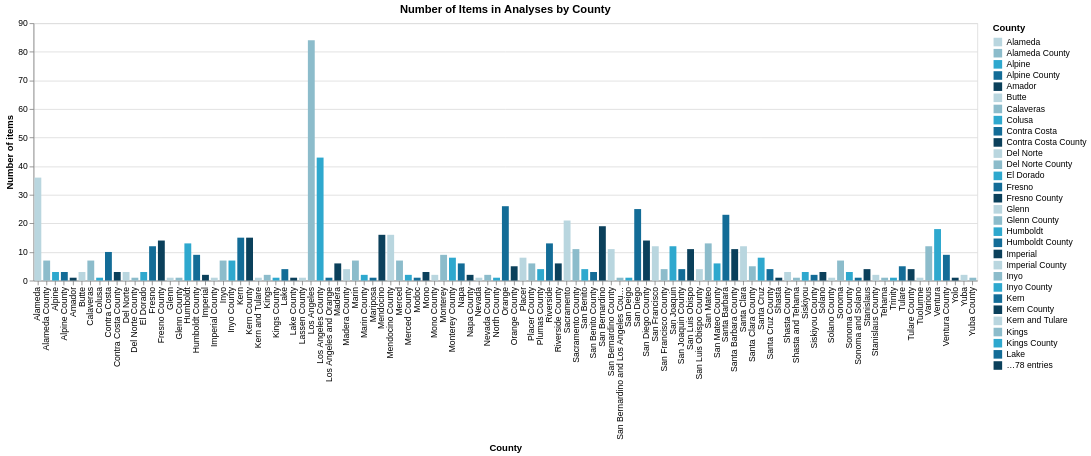

The notebook cell this image was saved under:
### Code cell
chart = ((alt.Chart((full.county.value_counts().reset_index()))
            .mark_bar(size=8)
            .encode(
                x=alt.X("index", title="County"),
                 y=alt.Y('county', title="Number of items"),
                color=alt.Color("index", title="County", scale=alt.Scale(range = cp.CALITP_SEQUENTIAL_COLORS)
                ))
          .properties(title="Number of Items in Analyses by County",
        width=1100,
        height=300)))
chart

### Figure 1 — Vega-Lite specification as saved in the notebook (floating-point values rounded to 4 significant figures)
{"config": {"view": {"continuousWidth": 300, "continuousHeight": 300}}, "data": {"name": "data-81d1d7af6d6f02579fdde816d1c6bd9e"}, "mark": {"type": "bar", "size": 8}, "encoding": {"color": {"field": "index", "scale": {"range": ["#B9D6DF", "#8CBCCB", "#2EA8CE", "#136C97", "#0B405B"]}, "title": "County", "type": "nominal"}, "x": {"field": "index", "title": "County", "type": "nominal"}, "y": {"field": "county", "title": "Number of items", "type": "quantitative"}}, "height": 300, "title": "Number of Items in Analyses by County", "width": 1100, "$schema": "https://vega.github.io/schema/vega-lite/v5.20.1.json", "datasets": {"data-81d1d7af6d6f02579fdde816d1c6bd9e": [{"index": "Los Angeles", "county": 84}, {"index": "Los Angeles County", "county": 43}, {"index": "Alameda", "county": 36}, {"index": "Orange", "county": 26}, {"index": "San Diego", "county": 25}, {"index": "Santa Barbara", "county": 23}, {"index": "Sacramento", "county": 21}, {"index": "San Bernardino", "county": 19}, {"index": "Ventura", "county": 18}, {"index": "Mendocino County", "county": 16}, {"index": "Mendocino", "county": 16}, {"index": "Kern County", "county": 15}, {"index": "Kern", "county": 15}, {"index": "San Diego County", "county": 14}, {"index": "Fresno County", "county": 14}, {"index": "San Mateo", "county": 13}, {"index": "Riverside", "county": 13}, {"index": "Humboldt", "county": 13}, {"index": "Santa Clara", "county": 12}, {"index": "San Francisco", "county": 12}, {"index": "San Joaquin", "county": 12}, {"index": "Various", "county": 12}, {"index": "Fresno", "county": 12}, {"index": "San Bernardino County", "county": 11}, {"index": "Sacramento County", "county": 11}, {"index": "Santa Barbara County", "county": 11}, {"index": "San Luis Obispo", "county": 11}, {"index": "Contra Costa", "county": 10}, {"index": "Ventura County", "county": 9}, {"index": "Monterey", "county": 9}, {"index": "Humboldt County", "county": 9}, {"index": "Santa Cruz", "county": 8}, {"index": "Monterey County", "county": 8}, {"index": "Placer", "county": 8}, {"index": "Merced", "county": 7}, {"index": "Inyo County", "county": 7}, {"index": "Calaveras", "county": 7}, {"index": "Alameda County", "county": 7}, {"index": "Inyo", "county": 7}, {"index": "Marin", "county": 7}, {"index": "Sonoma", "county": 7}, {"index": "San Mateo County", "county": 6}, {"index": "Riverside County", "county": 6}, {"index": "Napa", "county": 6}, {"index": "Madera", "county": 6}, {"index": "Placer County", "county": 6}, {"index": "Tulare", "county": 5}, {"index": "Orange County", "county": 5}, {"index": "Santa Clara County", "county": 5}, {"index": "San Luis Obispo County", "county": 4}, {"index": "Santa Cruz County", "county": 4}, {"index": "Madera County", "county": 4}, {"index": "San Francisco County", "county": 4}, {"index": "Plumas County", "county": 4}, {"index": "Lake", "county": 4}, {"index": "Tulare County", "county": 4}, {"index": "Stanislaus", "county": 4}, {"index": "San Benito", "county": 4}, {"index": "San Joaquin County", "county": 4}, {"index": "Shasta County", "county": 3}, {"index": "Del Norte", "county": 3}, {"index": "San Benito County", "county": 3}, {"index": "Solano", "county": 3}, {"index": "Alpine County", "county": 3}, {"index": "Mono", "county": 3}, {"index": "Sonoma County", "county": 3}, {"index": "Contra Costa County", "county": 3}, {"index": "Butte", "county": 3}, {"index": "Alpine", "county": 3}, {"index": "El Dorado", "county": 3}, {"index": "Siskiyou", "county": 3}, {"index": "Mono County", "county": 2}, {"index": "Siskiyou County", "county": 2}, {"index": "Stanislaus County", "county": 2}, {"index": "Marin County", "county": 2}, {"index": "Napa County", "county": 2}, {"index": "Yuba", "county": 2}, {"index": "Kings", "county": 2}, {"index": "Nevada County", "county": 2}, {"index": "Imperial", "county": 2}, {"index": "Merced County", "county": 2}, {"index": "Los Angeles and Orange", "county": 1}, {"index": "Tehama", "county": 1}, {"index": "San Bernardino and Los Angeles Counties", "county": 1}, {"index": "Lake County", "county": 1}, {"index": "Amador", "county": 1}, {"index": "Tuolumne", "county": 1}, {"index": "Kings County", "county": 1}, {"index": "Mariposa", "county": 1}, {"index": "Shasta", "county": 1}, {"index": "Yolo", "county": 1}, {"index": "Trinity", "county": 1}, {"index": "Glenn", "county": 1}, {"index": "Solano County", "county": 1}, {"index": "Glenn County", "county": 1}, {"index": "Shasta and Tehama", "county": 1}, {"index": "Nevada", "county": 1}, {"index": "Colusa", "county": 1}, {"index": "San Deigo", "county": 1}, {"index": "Imperial County", "county": 1}, {"index": "Modoc", "county": 1}, {"index": "Sonoma and Solano", "county": 1}, {"index": "Kern and Tulare", "county": 1}, {"index": "Del Norte County", "county": 1}, {"index": "Yuba County", "county": 1}, {"index": "Lassen County", "county": 1}, {"index": "North County", "county": 1}]}}
